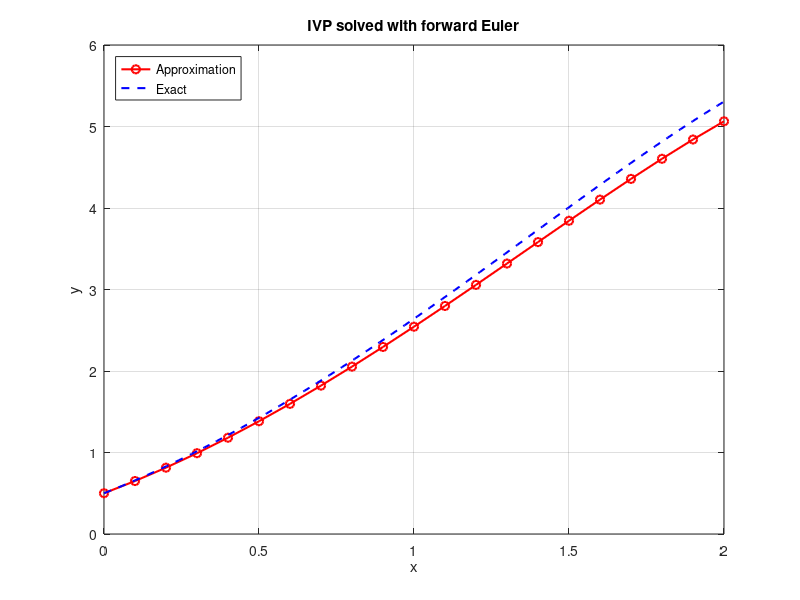

Reproduce this figure in MATLAB.
% Solves the initial value problem y' = y - x^2 + 1 using forward Euler's method.
% This example is provided for completeness, Euler's method should not be used in practice.

clc;
clear;
close all;

% Define function dy/dx = f(x,y)
f = @(x,y) y - x.^2 + 1;

% Initial conditions
x0 = 0;
y0 = 0.5;

% Step size
h = 0.1;

% Interval
xn = 2;

% Number of steps
N = (xn - x0)/h;

% Initialize arrays
x = zeros(1, N+1);
y = zeros(1, N+1);

% Set initial values
x(1) = x0;
y(1) = y0;

% Compute next x and y
for i = 1:N
    x(i+1) = x(i) + h;
    y(i+1) = y(i) + h * f(x(i), y(i));
end

% Exact solution
x_exact = linspace(x0, xn, 100);
y_exact = (x_exact + 1).^2 - 0.5*exp(x_exact);

% Plot results
plot(x, y, 'ro-', 'LineWidth', 1.5);
hold on;
plot(x_exact, y_exact, 'b--', 'LineWidth', 1.5);
legend('Approximation', 'Exact', 'Location', 'northwest');
xlabel('x');
ylabel('y');
xlim([x0 xn]);
title('IVP solved with forward Euler');
grid on;

% Final error
exact_final = (xn + 1)^2 - 0.5*exp(xn);
error = abs(y(end) - exact_final);
disp(['Error at x = ', num2str(xn), ' is ', num2str(error)]);
